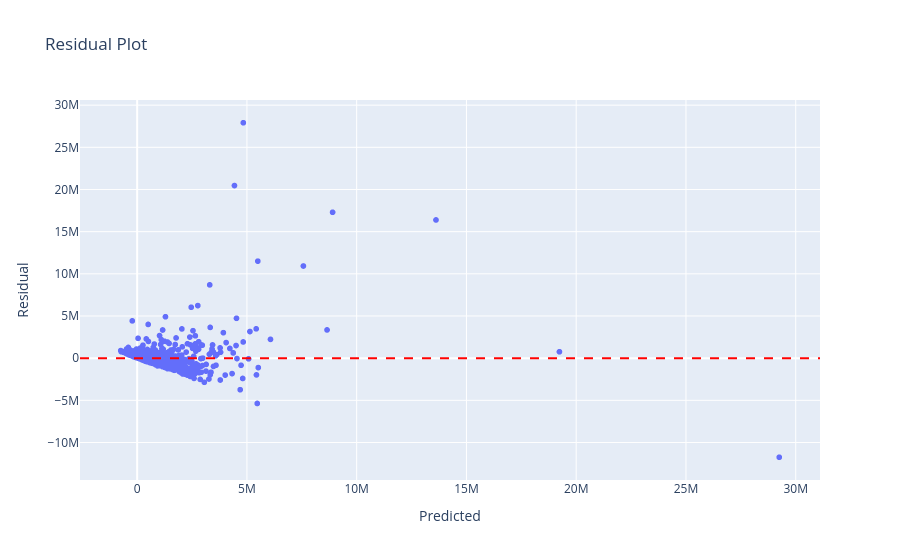

The cell this chart's notebook holds for it:
### Markdown cell above
### Residual Plot

This helps identify patterns in the prediction errors.

### Code cell
results['Residual'] = results['Actual'] - results['Predicted']

fig = px.scatter(
    results,
    x='Predicted',
    y='Residual',
    title='Residual Plot'
)

fig.add_hline(y=0, line_dash='dash', line_color='red')

fig.show()

### Figure 1 — Plotly figure (JSON) as saved in the notebook; plotly's stock layout.template omitted (floating-point values rounded to 4 significant figures; data arrays with more than 128 entries replaced by an {"elided": "..."} marker saying what was removed)
{"data": [{"hovertemplate": "Predicted=%{x}<br>Residual=%{y}<extra></extra>", "legendgroup": "", "marker": {"color": "#636efa", "symbol": "circle"}, "mode": "markers", "name": "", "showlegend": false, "type": "scattergl", "x": {"elided": "4349 float values"}, "xaxis": "x", "y": {"elided": "4349 float values"}, "yaxis": "y"}], "layout": {"legend": {"tracegroupgap": 0}, "shapes": [{"line": {"color": "red", "dash": "dash"}, "type": "line", "x0": 0, "x1": 1, "xref": "x domain", "y0": 0, "y1": 0, "yref": "y"}], "title": {"text": "Residual Plot"}, "xaxis": {"anchor": "y", "domain": [0, 1], "title": {"text": "Predicted"}}, "yaxis": {"anchor": "x", "domain": [0, 1], "title": {"text": "Residual"}}}}
